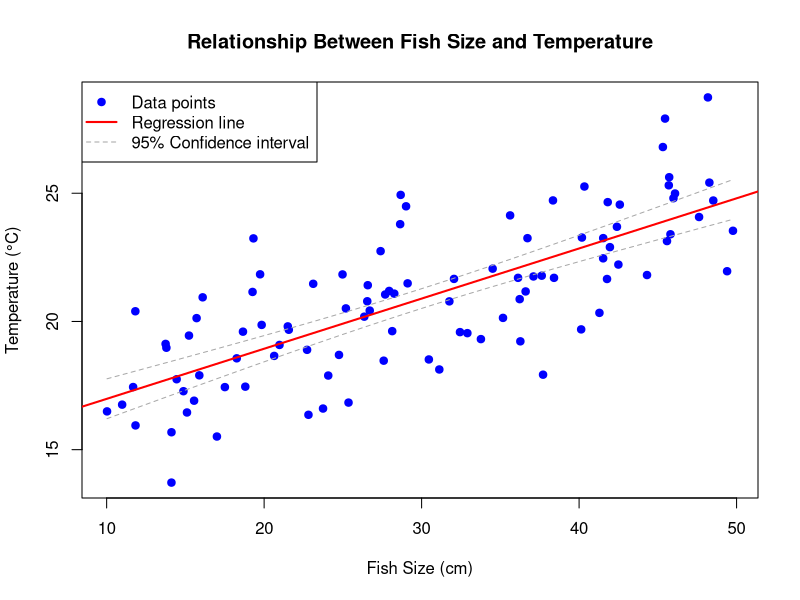
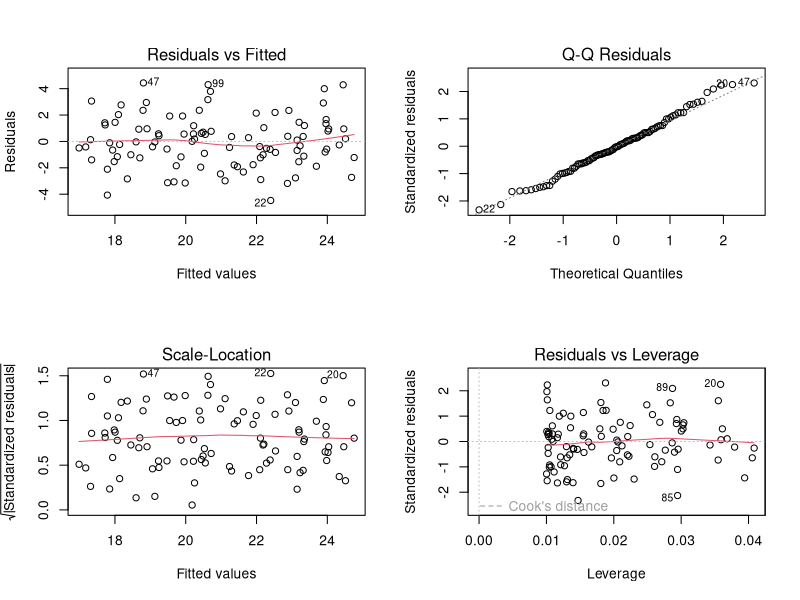

The R source for these figures, in order:

# Set seed for reproducibility
set.seed(123)

# Simulate data
n <- 100  # Number of observations
fish_size <- runif(n, min = 10, max = 50)  # Fish sizes between 10 and 50 cm
# Temperature with some relationship to fish size plus random noise
temperature <- 15 + 0.2 * fish_size + rnorm(n, mean = 0, sd = 2)

# Create a data frame
fish_data <- data.frame(fish_size = fish_size, temperature = temperature)

# Look at the first few rows
head(fish_data)


# Fit linear model
model <- lm(temperature ~ fish_size, data = fish_data)

# View summary of the model
summary(model)


# Basic plot
plot(fish_data$fish_size, fish_data$temperature, 
     main = "Relationship Between Fish Size and Temperature",
     xlab = "Fish Size (cm)", ylab = "Temperature (°C)",
     pch = 19, col = "blue")

# Add regression line
abline(model, col = "red", lwd = 2)

# Add confidence interval (optional)
confint_data <- predict(model, interval = "confidence")
lines(sort(fish_data$fish_size), confint_data[order(fish_data$fish_size), "lwr"], 
      col = "darkgrey", lty = 2)
lines(sort(fish_data$fish_size), confint_data[order(fish_data$fish_size), "upr"], 
      col = "darkgrey", lty = 2)

# Add legend
legend("topleft", legend = c("Data points", "Regression line", "95% Confidence interval"),
       col = c("blue", "red", "darkgrey"), pch = c(19, NA, NA), 
       lty = c(NA, 1, 2), lwd = c(NA, 2, 1))


# Diagnostic plots
par(mfrow = c(2, 2))
plot(model)
par(mfrow = c(1, 1))

